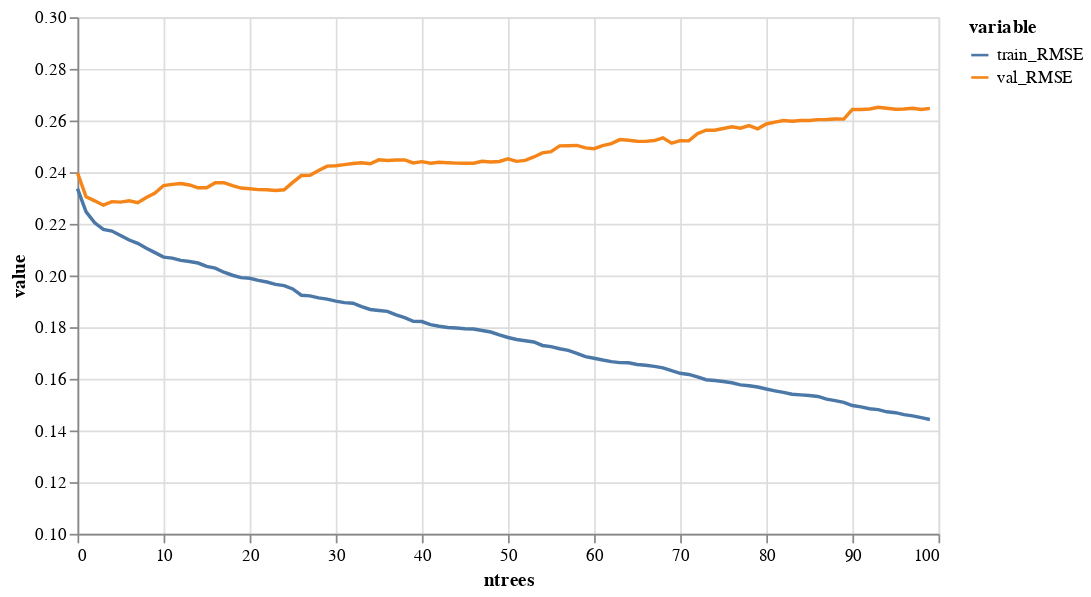

This figure's notebook cell:
### Code cell
source = pd.DataFrame({"train_RMSE":train_RMSEs,"val_RMSE":val_RMSEs, "ntrees":np.arange(len(val_RMSEs))}).melt(id_vars=['ntrees'])

alt.Chart(source).mark_line().encode(
    y = alt.Y("value:Q", scale=alt.Scale(domain=[0.1, 0.3])),
    x = 'ntrees',
    color='variable'
).properties(width=500)

### Figure 1 — Vega-Lite specification as saved in the notebook (floating-point values rounded to 4 significant figures; data arrays with more than 128 entries replaced by an {"elided": "..."} marker saying what was removed)
{"config": {"view": {"continuousWidth": 400, "continuousHeight": 300}}, "data": {"name": "data-5f566bc041f021e945d0a35327339761"}, "mark": "line", "encoding": {"color": {"type": "nominal", "field": "variable"}, "x": {"type": "quantitative", "field": "ntrees"}, "y": {"type": "quantitative", "field": "value", "scale": {"domain": [0.1, 0.3]}}}, "width": 500, "$schema": "https://vega.github.io/schema/vega-lite/v4.8.1.json", "datasets": {"data-5f566bc041f021e945d0a35327339761": {"elided": "200 records"}}}
